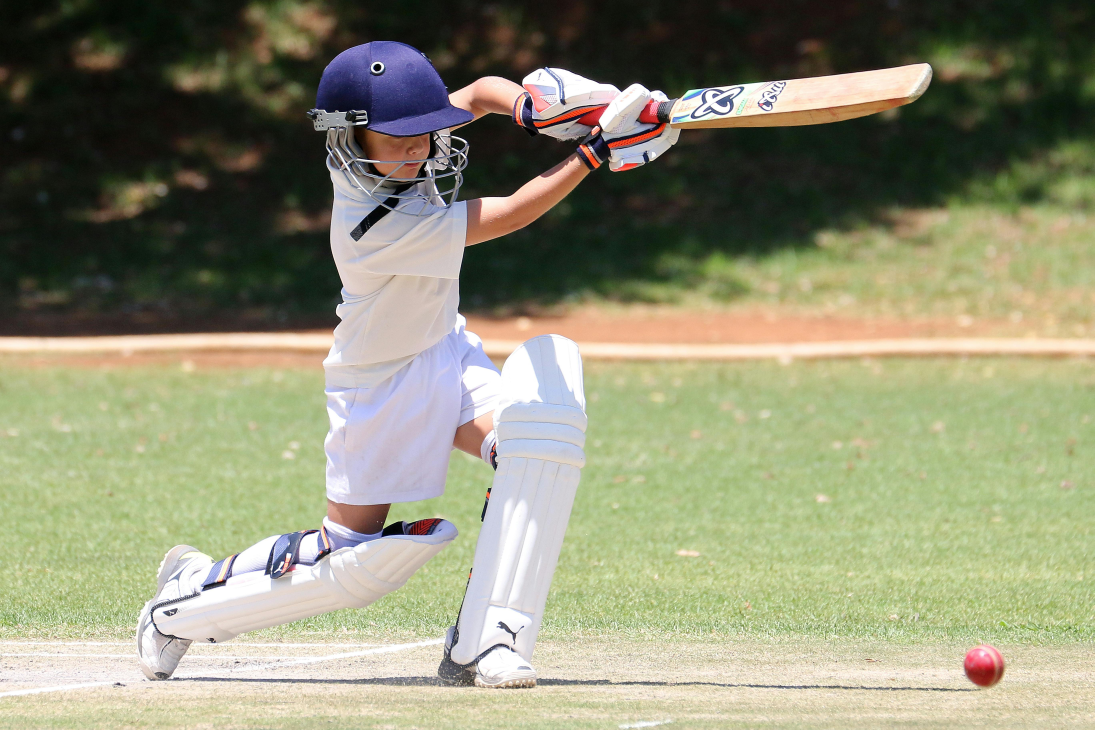
#> input picture data/raw/images/no_object/sample.jpg, 5472 x 3648 px, given as the content of the folder ../data/raw/images/ball/, which was not available (shown at 1/5 size)
$ jupyter execute --allow-errors 02_feature_extraction.ipynb   (text cells are left out)
#> lines starting #> are read from the running program, lines starting #| are printed output that depends on the picture; pictures that were not available may be replaced by others from this repository, and a replacement may not be noted
[cell 1]
import os
import cv2
import numpy as np
from skimage.feature import hog
from sklearn.model_selection import train_test_split
from sklearn.ensemble import RandomForestClassifier
from sklearn.metrics import classification_report, accuracy_score
import joblib

# -------- Feature Extraction Functions -------- #

def extract_hog_features(image):
    """Extracts HOG (shape) features."""
    gray = cv2.cvtColor(image, cv2.COLOR_BGR2GRAY)
    hog_features, hog_image = hog(
        gray,
        orientations=9,
        pixels_per_cell=(8, 8),
        cells_per_block=(2, 2),
        block_norm='L2-Hys',
        visualize=True,
        transform_sqrt=True
    )
    return hog_features


def extract_color_features(image, bins=32):
    """Extracts color histogram features in RGB and HSV."""
    rgb_hist = cv2.calcHist([image], [0, 1, 2], None,
                            [bins, bins, bins], [0, 256, 0, 256, 0, 256])
    rgb_hist = cv2.normalize(rgb_hist, rgb_hist).flatten()

    hsv = cv2.cvtColor(image, cv2.COLOR_BGR2HSV)
    hsv_hist = cv2.calcHist([hsv], [0, 1, 2], None,
                            [bins, bins, bins], [0, 256, 0, 256, 0, 256])
    hsv_hist = cv2.normalize(hsv_hist, hsv_hist).flatten()

    return np.hstack([rgb_hist, hsv_hist])


def extract_combined_features(image):
    """Combine HOG + Color features."""
    hog_feat = extract_hog_features(image)
    color_feat = extract_color_features(image)
    return np.hstack([hog_feat, color_feat])


# -------- Dataset Preparation -------- #

def load_dataset(ball_folder, non_ball_folder, image_size=(128, 128)):
#> called with ball_folder = '../data/raw/images/ball/', non_ball_folder = '../data/raw/images/no_ball/', image_size = (128, 128)
    X, y = [], []
    for folder, label in [(ball_folder, 1), (non_ball_folder, 0)]:
    # for folder, label in [(ball_folder, 1)]:
        for file in os.listdir(folder):
            img_path = os.path.join(folder, file)
            image = cv2.imread(img_path)
#> image is the input picture: shape (3648, 5472, 3); mean B, G, R 118.6, 144.4, 144.2
            if image is None:
                continue
            image = cv2.resize(image, image_size)
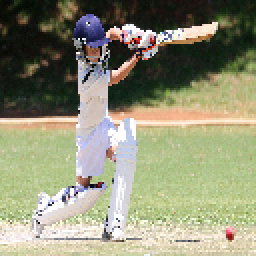
#> image: shape (128, 128, 3) (shown 2 times larger); mean B, G, R 118.8, 144.5, 144.3
            features = extract_combined_features(image)
#> in extract_hog_features, `gray = cv2.cvtColor(image, cv2.COLOR_BGR2GRAY)`:
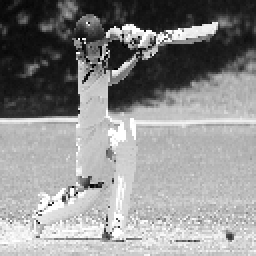
#> gray: shape (128, 128) (shown 2 times larger); min 0, max 255, mean 141.5
#> in extract_hog_features, `hog_features, hog_image = hog( gray, orientations=9, pixels_per_cell=(..`: hog_features = 8100 values, max 0.68 at index 3784, min 0 at index 192, mean 0.14
#> in extract_combined_features, `hog_feat = extract_hog_features(image)`: hog_feat has the same summary as hog_features in extract_hog_features
#> in extract_color_features, `hsv = cv2.cvtColor(image, cv2.COLOR_BGR2HSV)`: hsv: shape (128, 128, 3); mean H, S, V 43.1, 71.7, 152.8
            X.append(features)
            y.append(label)
    return np.array(X), np.array(y)


# -------- Model Training -------- #

ball_images_path = "../data/raw/images/ball/"
non_ball_images_path = "../data/raw/images/no_ball/"

X, y = load_dataset(ball_images_path, non_ball_images_path)
#> y = [1, 0]
X_train, X_test, y_train, y_test = train_test_split(X, y, test_size=0.2, random_state=42)
#> y_train = [1]; y_test = [0]

print("Feature matrix shape:", X_train.shape)
#| Feature matrix shape: (1, 73636)

model = RandomForestClassifier(n_estimators=100, random_state=42)
model.fit(X_train, y_train)

# Evaluate
y_pred = model.predict(X_test)
#> y_pred = [1]
print("Accuracy:", accuracy_score(y_test, y_pred))
#| Accuracy: 0.0
print("\nClassification Report:\n", classification_report(y_test, y_pred))
#| Classification Report:
#|                precision    recall  f1-score   support
#|            0       0.00      0.00      0.00       1.0
#|            1       0.00      0.00      0.00       0.0
#|     accuracy                           0.00       1.0
#|    macro avg       0.00      0.00      0.00       1.0
#| weighted avg       0.00      0.00      0.00       1.0

# Save model
joblib.dump(model, "ball_detector_model.pkl")
print("Model saved as 'ball_detector_model.pkl'")

[cell 2]
# -------- Test on New Image -------- #

def predict_new_image(image_path, model, image_size=(128, 128)):
    """Predicts whether a ball is present in the given image."""
#> called with image_path = '../data/raw/images/no_object/sample.jpg', image_size = (128, 128)
    image = cv2.imread(image_path)
    if image is None:
        print("Error: Unable to read image at", image_path)
        return
    image = cv2.resize(image, image_size)
    features = extract_combined_features(image).reshape(1, -1)
    prediction = model.predict(features)[0]
#> prediction = 1
    prob = model.predict_proba(features)[0][0]
#> prob = 1

    label = "No Ball Detected" if prediction == 0 else "Ball Detected"
#> label = 'Ball Detected'
    print(f"Prediction: {label} (Confidence: {prob:.2f})")
#| Prediction: Ball Detected (Confidence: 1.00)

    # Optional: Display the image
    # cv2.imshow(label, image)
    # cv2.waitKey(0)
    # cv2.destroyAllWindows()


# Load saved model for testing
loaded_model = joblib.load("ball_detector_model.pkl")

# Example test image path
test_image_path = "../data/raw/images/no_object/sample.jpg"
predict_new_image(test_image_path, loaded_model)

test_image_path = "../data/raw/images/no_object/ground_26.jpg"
predict_new_image(test_image_path, loaded_model)
#> call 2 of predict_new_image, with image_size = (128, 128)
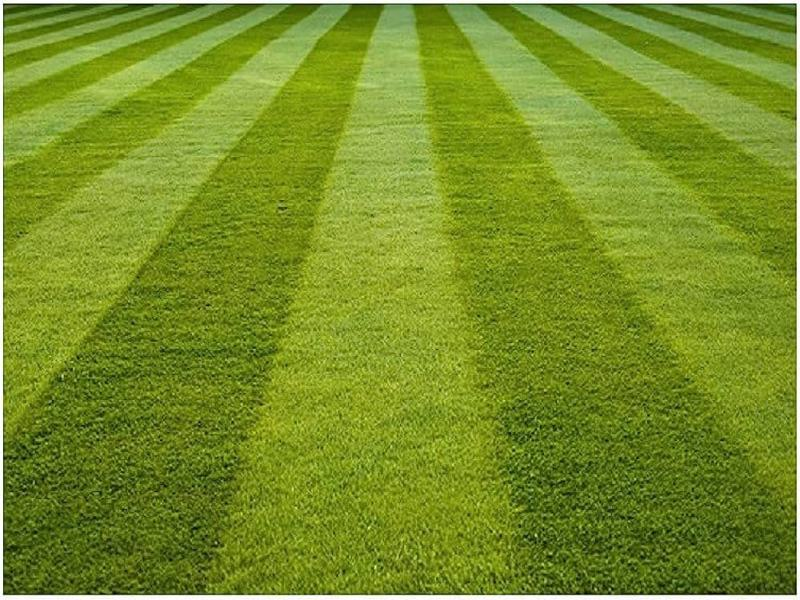
#> input picture notebooks/cricket_gound_images/ground_26.jpg, 800 x 600 px, found by its file name
#> in predict_new_image, image is the input picture: shape (600, 800, 3); mean B, G, R 38.7, 142.8, 119
#> in predict_new_image (call 2), `image = cv2.resize(image, image_size)`:
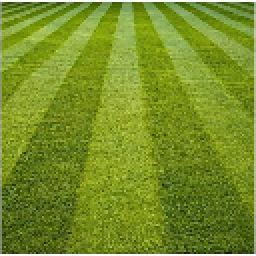
#> image: shape (128, 128, 3) (shown 2 times larger); mean B, G, R 38.7, 142.9, 119
#> in extract_hog_features (call 4), `gray = cv2.cvtColor(image, cv2.COLOR_BGR2GRAY)`:
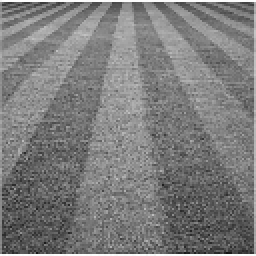
#> gray: shape (128, 128) (shown 2 times larger); min 18, max 254, mean 123.9
#> in extract_hog_features (call 4), `hog_features, hog_image = hog( gray, orientations=9, pixels_per_cell=(..`: hog_features = 8100 values, max 0.303 at index 364, min 0 at index 17, mean 0.154
#> in extract_color_features (call 4), `hsv = cv2.cvtColor(image, cv2.COLOR_BGR2HSV)`: hsv: shape (128, 128, 3); mean H, S, V 37.2, 192.3, 142.9
#| Prediction: Ball Detected (Confidence: 1.00)
